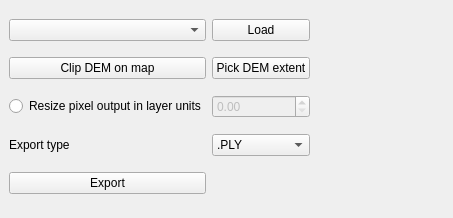
<?xml version="1.0" encoding="UTF-8"?>
<ui version="4.0">
 <class>DemConverterDockWidgetBase</class>
 <widget class="QDockWidget" name="DemConverterDockWidgetBase">
  <property name="geometry">
   <rect>
    <x>0</x>
    <y>0</y>
    <width>453</width>
    <height>218</height>
   </rect>
  </property>
  <property name="windowTitle">
   <string>Dem Converter</string>
  </property>
  <widget class="QWidget" name="dockWidgetContents">
   <layout class="QGridLayout" name="gridLayout">
    <item row="0" column="0">
     <widget class="QComboBox" name="comboBox"/>
    </item>
    <item row="0" column="1">
     <widget class="QPushButton" name="LoadButton">
      <property name="text">
       <string>Load</string>
      </property>
     </widget>
    </item>
    <item row="1" column="0">
     <widget class="QPushButton" name="SelectAreaButton">
      <property name="text">
       <string>Clip DEM on map</string>
      </property>
     </widget>
    </item>
    <item row="1" column="1">
     <widget class="QPushButton" name="SelectDEMExtentButton">
      <property name="text">
       <string>Pick DEM extent</string>
      </property>
     </widget>
    </item>
    <item row="2" column="0">
     <widget class="QRadioButton" name="radioButton_2">
      <property name="text">
       <string>Resize pixel output in layer units</string>
      </property>
     </widget>
    </item>
    <item row="2" column="1">
     <widget class="QDoubleSpinBox" name="doubleSpinBox">
      <property name="enabled">
       <bool>false</bool>
      </property>
      <property name="decimals">
       <number>2</number>
      </property>
      <property name="maximum">
       <double>1000000000.000000000000000</double>
      </property>
      <property name="value">
       <double>0.000000000000000</double>
      </property>
     </widget>
    </item>
    <item row="2" column="2">
     <spacer name="horizontalSpacer_3">
      <property name="orientation">
       <enum>Qt::Horizontal</enum>
      </property>
      <property name="sizeHint" stdset="0">
       <size>
        <width>40</width>
        <height>20</height>
       </size>
      </property>
     </spacer>
    </item>
    <item row="3" column="0">
     <widget class="QLabel" name="label">
      <property name="text">
       <string>Export type</string>
      </property>
     </widget>
    </item>
    <item row="3" column="1">
     <widget class="QComboBox" name="comboBox_2">
      <item>
       <property name="text">
        <string>.PLY</string>
       </property>
      </item>
      <item>
       <property name="text">
        <string>.dat</string>
       </property>
      </item>
      <item>
       <property name="text">
        <string>.dat (flipped)</string>
       </property>
      </item>
     </widget>
    </item>
    <item row="3" column="2">
     <spacer name="horizontalSpacer_2">
      <property name="orientation">
       <enum>Qt::Horizontal</enum>
      </property>
      <property name="sizeHint" stdset="0">
       <size>
        <width>40</width>
        <height>20</height>
       </size>
      </property>
     </spacer>
    </item>
    <item row="4" column="0">
     <widget class="QPushButton" name="ExportButton">
      <property name="text">
       <string>Export</string>
      </property>
     </widget>
    </item>
    <item row="4" column="3">
     <spacer name="horizontalSpacer">
      <property name="orientation">
       <enum>Qt::Horizontal</enum>
      </property>
      <property name="sizeHint" stdset="0">
       <size>
        <width>40</width>
        <height>20</height>
       </size>
      </property>
     </spacer>
    </item>
   </layout>
  </widget>
 </widget>
 <resources/>
 <connections>
  <connection>
   <sender>radioButton_2</sender>
   <signal>clicked(bool)</signal>
   <receiver>doubleSpinBox</receiver>
   <slot>setEnabled(bool)</slot>
   <hints>
    <hint type="sourcelabel">
     <x>176</x>
     <y>152</y>
    </hint>
    <hint type="destinationlabel">
     <x>454</x>
     <y>152</y>
    </hint>
   </hints>
  </connection>
 </connections>
</ui>
